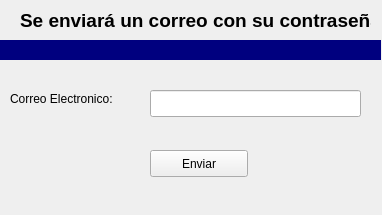
<?xml version="1.0" encoding="UTF-8"?>
<ui version="4.0">
 <class>RecuperarPassWord</class>
 <widget class="QWidget" name="RecuperarPassWord">
  <property name="geometry">
   <rect>
    <x>0</x>
    <y>0</y>
    <width>382</width>
    <height>215</height>
   </rect>
  </property>
  <property name="minimumSize">
   <size>
    <width>0</width>
    <height>0</height>
   </size>
  </property>
  <property name="maximumSize">
   <size>
    <width>413</width>
    <height>215</height>
   </size>
  </property>
  <property name="windowTitle">
   <string>Form</string>
  </property>
  <widget class="QPushButton" name="pushButtonEnviar">
   <property name="geometry">
    <rect>
     <x>150</x>
     <y>150</y>
     <width>98</width>
     <height>27</height>
    </rect>
   </property>
   <property name="text">
    <string>Enviar</string>
   </property>
  </widget>
  <widget class="QLabel" name="label">
   <property name="geometry">
    <rect>
     <x>10</x>
     <y>90</y>
     <width>131</width>
     <height>17</height>
    </rect>
   </property>
   <property name="text">
    <string>Correo Electronico:</string>
   </property>
  </widget>
  <widget class="QLineEdit" name="lineEditEmail">
   <property name="geometry">
    <rect>
     <x>150</x>
     <y>90</y>
     <width>211</width>
     <height>27</height>
    </rect>
   </property>
  </widget>
  <widget class="Line" name="line">
   <property name="geometry">
    <rect>
     <x>0</x>
     <y>40</y>
     <width>381</width>
     <height>21</height>
    </rect>
   </property>
   <property name="styleSheet">
    <string notr="true">color: rgb(0, 0, 127);</string>
   </property>
   <property name="frameShadow">
    <enum>QFrame::Plain</enum>
   </property>
   <property name="lineWidth">
    <number>20</number>
   </property>
   <property name="orientation">
    <enum>Qt::Horizontal</enum>
   </property>
  </widget>
  <widget class="QLabel" name="label_2">
   <property name="geometry">
    <rect>
     <x>20</x>
     <y>0</y>
     <width>351</width>
     <height>41</height>
    </rect>
   </property>
   <property name="font">
    <font>
     <pointsize>14</pointsize>
     <weight>75</weight>
     <italic>false</italic>
     <bold>true</bold>
    </font>
   </property>
   <property name="text">
    <string>Se enviará un correo con su contraseña</string>
   </property>
  </widget>
 </widget>
 <resources/>
 <connections/>
</ui>
